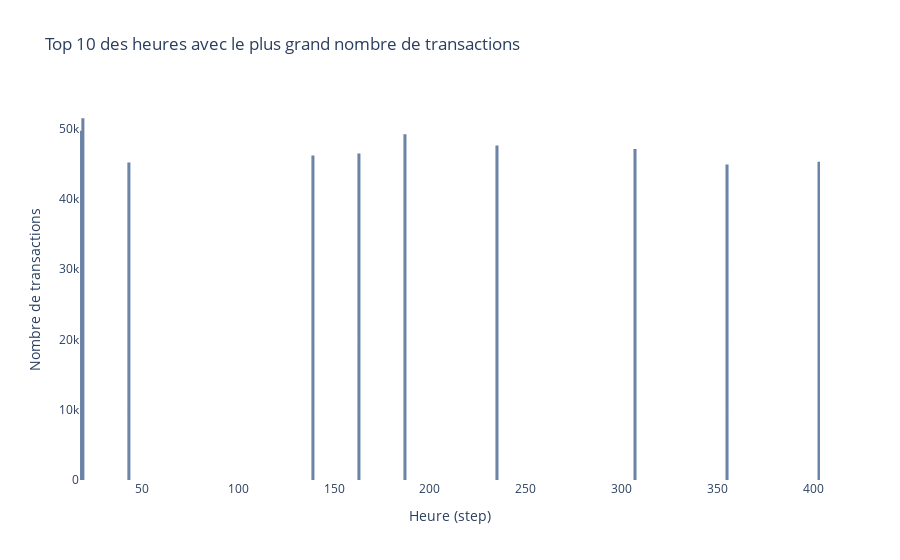

Notebook source saved alongside this figure:
### Code cell
# Convertir le DataFrame Spark en un Pandas DataFrame pour Plotly
pandas_df = top_10_hours.toPandas()

# Créer le graphique à barres
fig = go.Figure(data=[go.Bar(
    x=pandas_df["step"],
    y=pandas_df["transaction_count"],
    marker_color='rgb(158,202,225)',
    marker_line_color='rgb(8,48,107)',
    marker_line_width=1.5,
    opacity=0.6
)])

# Personnaliser le graphique
fig.update_layout(
    title='Top 10 des heures avec le plus grand nombre de transactions',
    xaxis_title='Heure (step)',
    yaxis_title='Nombre de transactions',
    plot_bgcolor='rgba(0,0,0,0)',  # Fond transparent
    paper_bgcolor='rgba(0,0,0,0)'   # Fond transparent
)

# Afficher le graphique
fig.show()

### Figure 1 — Plotly figure (JSON) as saved in the notebook; plotly's stock layout.template omitted (floating-point values rounded to 4 significant figures)
{"data": [{"marker": {"color": "rgb(158,202,225)", "line": {"color": "rgb(8,48,107)", "width": 1.5}}, "opacity": 0.6, "type": "bar", "x": [19, 18, 187, 235, 307, 163, 139, 403, 43, 355], "y": [51352, 49579, 49083, 47491, 46968, 46352, 46054, 45155, 45060, 44787]}], "layout": {"paper_bgcolor": "rgba(0,0,0,0)", "plot_bgcolor": "rgba(0,0,0,0)", "title": {"text": "Top 10 des heures avec le plus grand nombre de transactions"}, "xaxis": {"title": {"text": "Heure (step)"}}, "yaxis": {"title": {"text": "Nombre de transactions"}}}}
